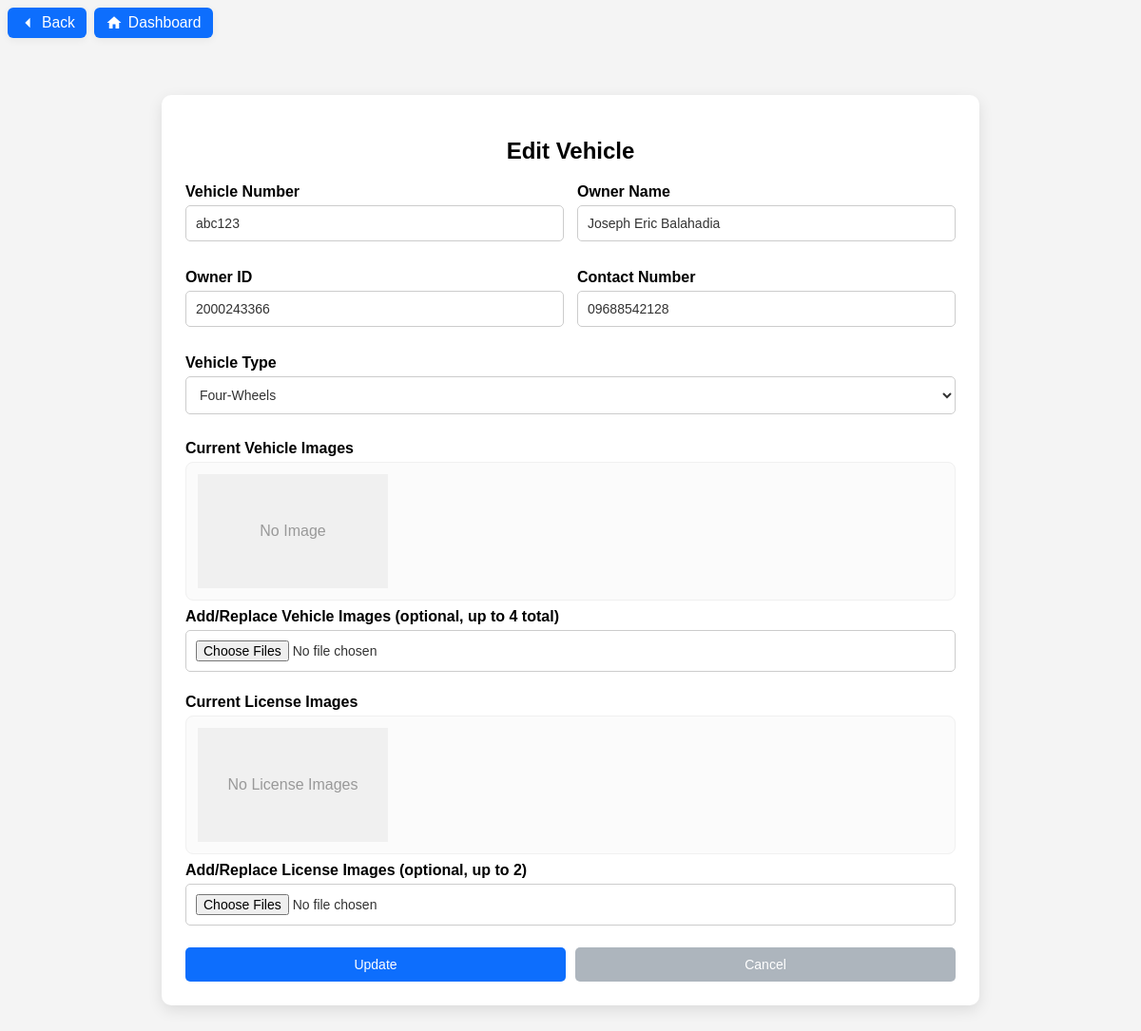
The page /edit_vehicle.php?id=19 on the database its author committed.
### tables this page shows
CREATE TABLE `vehicles` (
  `id` int(11) NOT NULL,
  `vehicle_number` varchar(20) NOT NULL,
  `qr_token` varchar(64) DEFAULT NULL,
  `qr_image` varchar(255) DEFAULT NULL,
  `owner_name` varchar(255) NOT NULL,
  `owner_id` int(11) NOT NULL,
  `contact_number` varchar(20) NOT NULL,
  `vehicle_type` varchar(20) NOT NULL,
  `vehicle_description` varchar(255) DEFAULT NULL,
  `created_at` timestamp NOT NULL DEFAULT current_timestamp(),
  `owner_email` varchar(255) DEFAULT NULL
);

### edit_vehicle.php (the view, shortened to what this page needs)
<?php
require 'db.php';
$id = $_GET['id'];
$result = $conn->query("SELECT * FROM vehicles WHERE id=$id");
$row = $result->fetch_assoc();
?>
<!DOCTYPE html>
<html>
<head>
    <link rel="stylesheet" href="edit_vehicle.css">
    <link rel="stylesheet" href="assets/css/image_gallery.css">
    <link rel="stylesheet" href="assets/css/success_modal.css">
</head>
<body>
    <div class="gallery-top-actions">
        <a href="view_vehicles.php" class="back-btn">
            <svg viewBox="0 0 24 24"><path d="M15.5 19l-7-7 7-7"/></svg>
            Back
        </a>
        <a href="dashboard.php" class="back-btn dashboard-link">
            <svg viewBox="0 0 24 24" xmlns="http://www.w3.org/2000/svg"><path d="M10 20v-6h4v6h5v-8h3L12 3 2 12h3v8z"/></svg>
            Dashboard
        </a>
    </div>
<div class="login-container">
    <div class="form-box">
        <h2>Edit Vehicle</h2>
        <form method="post" enctype="multipart/form-data">
            <div class="form-grid">
                <div class="form-group">
                    <label>Vehicle Number</label>
                    <input type="text" name="vehicle_number" value="<?= htmlspecialchars($row['vehicle_number']) ?>" required>
                </div>
                <div class="form-group">
                    <label>Owner Name</label>
                    <input type="text" name="owner_name" value="<?= htmlspecialchars($row['owner_name']) ?>" required>
                </div>
                <div class="form-group">
                    <label>Owner ID</label>
                    <input type="text" name="owner_id" value="<?= htmlspecialchars($row['owner_id']) ?>" required>
                </div>
                <div class="form-group">
                    <label>Contact Number</label>
                    <input type="text" name="contact_number" value="<?= htmlspecialchars($row['contact_number']) ?>" required>
                </div>
                <div class="form-group full">
                    <label>Vehicle Type</label>
                    <select name="vehicle_type" required>
                        <option value="car" <?= ($row['vehicle_type'] === 'car') ? 'selected' : '' ?>>Four-Wheels</option>
                    </select>
                </div>
            </div>
            <?php
            $vehicle_imgs = [];
            $license_imgs = [];
            ?>
            <label>Current Vehicle Images</label>
            <div class="current-images" style="margin-bottom:8px;">
                <?php if (empty($vehicle_imgs)): ?>
                    <div style="width:200px;height:120px;background:#f0f0f0;display:flex;align-items:center;justify-content:center;color:#999;">No Image</div>
                <?php endif; ?>
            </div>
            <label for="vehicle_images">Add/Replace Vehicle Images (optional, up to 4 total)</label>
            <input type="file" name="vehicle_images[]" id="vehicle_images" class="vehicle-image-input" accept="image/*" multiple>
            <label>Current License Images</label>
            <div class="current-images" style="margin-bottom:8px;">
                <?php if (empty($license_imgs)): ?>
                    <div style="width:200px;height:120px;background:#f0f0f0;display:flex;align-items:center;justify-content:center;color:#999;">No License Images</div>
                <?php endif; ?>
            </div>
            <label for="license_images">Add/Replace License Images (optional, up to 2)</label>
            <input type="file" name="license_images[]" id="license_images" class="license-image-input" accept="image/*" multiple>
            <div class="btn-group">
                <button type="submit" class="btn save-btn">Update</button>
                <a href="view_vehicles.php" class="btn cancel-btn">Cancel</a>
            </div>
        </form>
    </div>
</div>
</body>
</html>

### edit_vehicle.css (style rules this page uses)
* { box-sizing: border-box; }
body { font-family: Arial, sans-serif; background: #f4f4f4; }
.login-container { max-width: 900px; margin: 40px auto; padding: 20px; }
.form-box { background: #fff; padding: 25px; border-radius: 10px; box-shadow: 0 5px 15px rgba(0,0,0,0.1); }
h2 { text-align: center; margin-bottom: 20px; }
form { max-width: 820px; margin: 0 auto; }
label { font-weight: bold; display: block; margin-bottom: 5px; }
input, select { width: 100%; padding: 10px; margin-bottom: 15px; border: 1px solid #ccc; border-radius: 5px; font-size: 14px; background: #fff; color: #333; outline: none; }
.btn-group { display: flex; justify-content: flex-end; gap: 10px; }
.btn { padding: 10px; border: none; border-radius: 5px; cursor: pointer; text-decoration: none; text-align: center; font-size: 14px; width: 100%; }
.save-btn { background: #28a745; color: white; }
.cancel-btn { background: #6c757d; color: white; }
.form-grid { display:grid;grid-template-columns:repeat(2,1fr);gap:14px;margin-bottom:12px }
.form-grid .form-group.full { grid-column:1/-1 }
.current-images { display:flex;gap:12px;flex-wrap:wrap;padding:12px;border-radius:8px;background:#fbfbfb;border:1px solid #f0f0f0 }
.btn { min-width:120px }
.save-btn { background:#0d6efd }
.cancel-btn { background:#adb5bd }

### assets/css/image_gallery.css (style rules this page uses)
.gallery-top-actions { position:relative;display:flex;gap:8px;align-items:center;z-index:11;margin-bottom:12px }
.gallery-top-actions .back-btn,.gallery-top-actions .dashboard-link { display:flex;align-items:center;padding:7px 12px;background:#0d6efd;color:#fff;border:none;border-radius:6px;font-size:0.98rem;font-weight:500;text-decoration:none;box-shadow:0 2px 8px rgba(0,0,0,0.06);transition:background 0.2s }
.gallery-top-actions .back-btn svg,.gallery-top-actions .dashboard-link svg { margin-right:6px;width:18px;height:18px;fill:#fff }

### rows shown on the page
vehicles: vehicle_number "abc123", owner_name "Joseph Eric Balahadia", owner_id "2000243366", contact_number "09688542128", vehicle_type "Four-Wheels"
